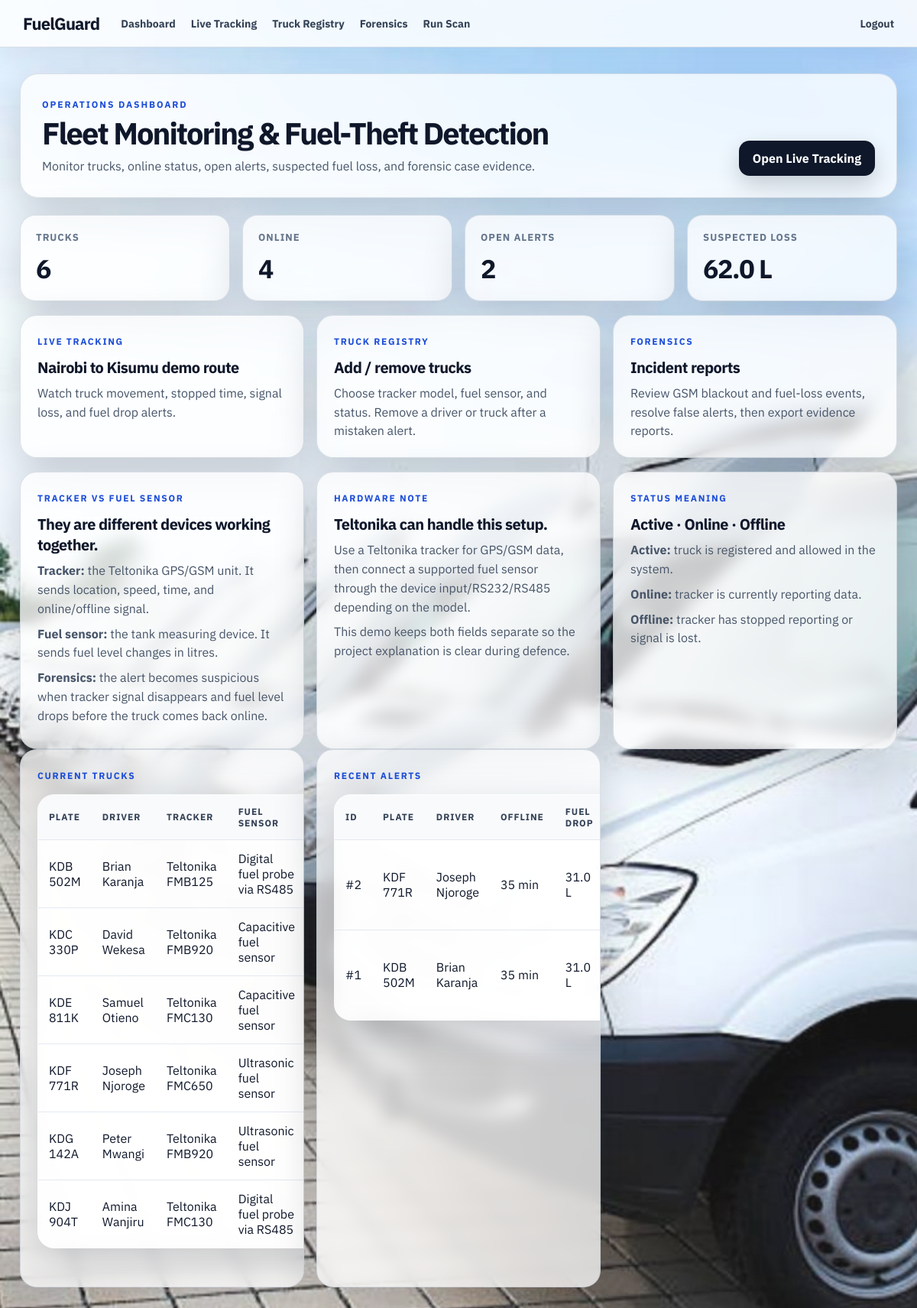
The page / (signed in) on the database its author committed.
### tables this page shows
CREATE TABLE vehicles(id INTEGER PRIMARY KEY, plate TEXT UNIQUE, driver TEXT, tracker_model TEXT, fuel_sensor TEXT, status TEXT);

CREATE TABLE incidents(id INTEGER PRIMARY KEY, vehicle_id INTEGER, gap_start TEXT, gap_end TEXT, minutes_offline INTEGER, fuel_before REAL, fuel_after REAL, fuel_drop REAL, severity TEXT, status TEXT, created_at TEXT);

### app.py (the view)
@app.route('/')
@login_required
def dashboard():
    conn = get_db()
    stats = {
        'vehicles': conn.execute('SELECT COUNT(*) FROM vehicles').fetchone()[0],
        'online': conn.execute("SELECT COUNT(*) FROM vehicles WHERE status='online'").fetchone()[0],
        'alerts': conn.execute("SELECT COUNT(*) FROM incidents WHERE status='open'").fetchone()[0],
        'fuel_loss': conn.execute("SELECT COALESCE(SUM(fuel_drop),0) FROM incidents WHERE status='open'").fetchone()[0],
        'active': conn.execute("SELECT COUNT(*) FROM vehicles WHERE status IN ('active','online')").fetchone()[0],
        'offline': conn.execute("SELECT COUNT(*) FROM vehicles WHERE status='offline'").fetchone()[0],
    }
    vehicles = conn.execute('SELECT * FROM vehicles ORDER BY plate').fetchall()
    incidents = conn.execute('SELECT incidents.*, vehicles.plate, vehicles.driver FROM incidents JOIN vehicles ON vehicles.id=incidents.vehicle_id ORDER BY incidents.id DESC LIMIT 5').fetchall()
    return render_template('dashboard.html', stats=stats, vehicles=vehicles, incidents=incidents)

### app.py (called while the page is built)
def login_required(view):
    @wraps(view)
    def wrapped(*args, **kwargs):
        if not session.get('user'):
            return redirect(url_for('login', next=request.path))
        return view(*args, **kwargs)
    return wrapped

def get_db():
    if 'db' not in g:
        g.db = sqlite3.connect(DB_PATH)
        g.db.row_factory = sqlite3.Row
    return g.db

### templates/dashboard.html
{% extends 'base.html' %}{% block content %}
<section class="page-header">
  <div>
    <span class="eyebrow">Operations Dashboard</span>
    <h1>Fleet Monitoring & Fuel-Theft Detection</h1>
    <p>Monitor trucks, online status, open alerts, suspected fuel loss, and forensic case evidence.</p>
  </div>
  <a class="primary-action" href="/tracking">Open Live Tracking</a>
</section>
<section class="stats-grid">
  <div class="stat-card"><span>Trucks</span><strong>{{ stats.vehicles }}</strong></div>
  <div class="stat-card"><span>Online</span><strong>{{ stats.online }}</strong></div>
  <div class="stat-card"><span>Open Alerts</span><strong>{{ stats.alerts }}</strong></div>
  <div class="stat-card"><span>Suspected Loss</span><strong>{{ '%.1f'|format(stats.fuel_loss) }} L</strong></div>
</section>
<section class="dashboard-grid">
  <a class="module-card" href="/tracking"><span>Live Tracking</span><strong>Nairobi to Kisumu demo route</strong><p>Watch truck movement, stopped time, signal loss, and fuel drop alerts.</p></a>
  <a class="module-card" href="/vehicles"><span>Truck Registry</span><strong>Add / remove trucks</strong><p>Choose tracker model, fuel sensor, and status. Remove a driver or truck after a mistaken alert.</p></a>
  <a class="module-card" href="/incidents"><span>Forensics</span><strong>Incident reports</strong><p>Review GSM blackout and fuel-loss events, resolve false alerts, then export evidence reports.</p></a>
</section>
<section class="dashboard-grid explain-grid">
  <div class="module-card info-card">
    <span>Tracker vs Fuel Sensor</span>
    <strong>They are different devices working together.</strong>
    <p><b>Tracker:</b> the Teltonika GPS/GSM unit. It sends location, speed, time, and online/offline signal.</p>
    <p><b>Fuel sensor:</b> the tank measuring device. It sends fuel level changes in litres.</p>
    <p><b>Forensics:</b> the alert becomes suspicious when tracker signal disappears and fuel level drops before the truck comes back online.</p>
  </div>
  <div class="module-card info-card">
    <span>Hardware note</span>
    <strong>Teltonika can handle this setup.</strong>
    <p>Use a Teltonika tracker for GPS/GSM data, then connect a supported fuel sensor through the device input/RS232/RS485 depending on the model.</p>
    <p>This demo keeps both fields separate so the project explanation is clear during defence.</p>
  </div>
  <div class="module-card info-card">
    <span>Status meaning</span>
    <strong>Active · Online · Offline</strong>
    <p><b>Active:</b> truck is registered and allowed in the system.</p>
    <p><b>Online:</b> tracker is currently reporting data.</p>
    <p><b>Offline:</b> tracker has stopped reporting or signal is lost.</p>
  </div>
</section>
<section class="dashboard-grid">
  <div class="module-card wide-card">
    <span>Current Trucks</span>
    <table><tr><th>Plate</th><th>Driver</th><th>Tracker</th><th>Fuel Sensor</th><th>Status</th></tr>{% for v in vehicles %}<tr><td>{{ v.plate }}</td><td>{{ v.driver }}</td><td>{{ v.tracker_model }}</td><td>{{ v.fuel_sensor }}</td><td><span class="pill {{ v.status }}">{{ v.status }}</span></td></tr>{% endfor %}</table>
  </div>
  <div class="module-card wide-card">
    <span>Recent Alerts</span>
    {% include 'incident_table.html' %}
  </div>
</section>
{% endblock %}

### templates/incident_table.html (shortened to what this page needs)
<table><tr><th>ID</th><th>Plate</th><th>Driver</th><th>Offline</th><th>Fuel Drop</th></tr>{% for i in incidents %}<tr><td>#{{ i.id }}</td><td>{{ i.plate }}</td><td>{{ i.driver }}</td><td>{{ i.minutes_offline }} min</td><td>{{ i.fuel_drop }} L</td></tr>{% else %}<tr><td colspan="8">No incidents detected.</td></tr>{% endfor %}</table>

### static/style.css (style rules this page uses)
:root { --ink:#0f172a; --muted:#64748b; --blue:#1d4ed8; --blue-soft:#dbeafe; --green:#16a34a; --amber:#d97706; --red:#dc2626; --panel:rgba(255,255,255,.76); --panel-strong:rgba(255,255,255,.88); --line:rgba(148,163,184,.32); --shadow:0 18px 55px rgba(15,23,42,.20); }
* { box-sizing:border-box }
body { margin:0;min-height:100vh;color:var(--ink); font-family:'IBM Plex Sans',Arial,sans-serif; background:#e0f2fe; background-image:linear-gradient(rgba(255,255,255,.04),rgba(255,255,255,.08)),url('/static/fleet-vans-bg.jpg'); background-size:cover;background-position:center;background-attachment:fixed; }
a { text-decoration:none;color:inherit }
.page-header { display:flex;justify-content:space-between;align-items:flex-end;gap:20px;margin-bottom:22px;padding:28px;border-radius:24px;background:var(--panel);border:1px solid var(--line);box-shadow:var(--shadow);backdrop-filter:blur(10px) }
.eyebrow { font-size:12px;text-transform:uppercase;letter-spacing:.16em;font-weight:800;color:var(--blue) }
h1 { font-size:40px;line-height:1.05;letter-spacing:-.05em;margin:8px 0 10px }
.page-header p,.note,.module-card p { color:#475569;line-height:1.55;margin:0 }
.primary-action,.truck-form button,.button-row button { border:0;border-radius:14px;background:#0f172a;color:white;font-weight:800;padding:13px 18px;cursor:pointer;box-shadow:0 12px 30px rgba(15,23,42,.20) }
.stats-grid { display:grid;grid-template-columns:repeat(4,1fr);gap:16px;margin-bottom:18px }
.stat-card,.module-card,.form-card,.map-card,.telemetry-card,.timeline-card,table { background:var(--panel);border:1px solid var(--line);box-shadow:var(--shadow);backdrop-filter:blur(10px) }
.stat-card { border-radius:20px;padding:20px }
.stat-card span { display:block;color:#64748b;font-size:13px;font-weight:700;text-transform:uppercase;letter-spacing:.08em }
.stat-card strong { display:block;margin-top:10px;font-size:34px;letter-spacing:-.04em }
.dashboard-grid { display:grid;grid-template-columns:repeat(3,1fr);gap:16px }
.module-card { border-radius:22px;padding:22px;transition:.18s ease }
.module-card span { font-size:12px;text-transform:uppercase;letter-spacing:.14em;font-weight:800;color:var(--blue) }
.module-card strong { display:block;margin:12px 0 8px;font-size:20px;letter-spacing:-.03em }
table { width:100%;border-collapse:collapse;border-radius:22px;overflow:hidden;margin:16px 0 28px }
th,td { text-align:left;padding:14px;border-bottom:1px solid rgba(226,232,240,.95) }
th { background:rgba(248,250,252,.86);color:#334155;text-transform:uppercase;font-size:12px;letter-spacing:.08em }
.explain-grid { grid-template-columns:repeat(3,1fr);margin-top:18px }
.info-card p { margin:8px 0;color:#475569 }
.wide-card { overflow:auto }

### rows shown on the page
vehicles: plate "KDB 502M", driver "Brian Karanja", tracker_model "Teltonika FMB125", fuel_sensor "Digital fuel probe via RS485"
vehicles: plate "KDC 330P", driver "David Wekesa", tracker_model "Teltonika FMB920", fuel_sensor "Capacitive fuel sensor"
vehicles: plate "KDE 811K", driver "Samuel Otieno", tracker_model "Teltonika FMC130", fuel_sensor "Capacitive fuel sensor"
vehicles: plate "KDF 771R", driver "Joseph Njoroge", tracker_model "Teltonika FMC650", fuel_sensor "Ultrasonic fuel sensor"
vehicles: plate "KDG 142A", driver "Peter Mwangi", tracker_model "Teltonika FMB920", fuel_sensor "Ultrasonic fuel sensor"
vehicles: plate "KDJ 904T", driver "Amina Wanjiru", tracker_model "Teltonika FMC130", fuel_sensor "Digital fuel probe via RS485"
incidents: id "2", plate "KDF 771R", driver "Joseph Njoroge", minutes_offline "35", fuel_drop "31.0"
incidents: id "1", plate "KDB 502M", driver "Brian Karanja", minutes_offline "35", fuel_drop "31.0"

### other values the page prints
{{ stats.vehicles }} "6"
{{ stats.online }} "4"
{{ stats.alerts }} "2"
{{ '%.1f'|format(stats.fuel_loss) }} "62.0"
